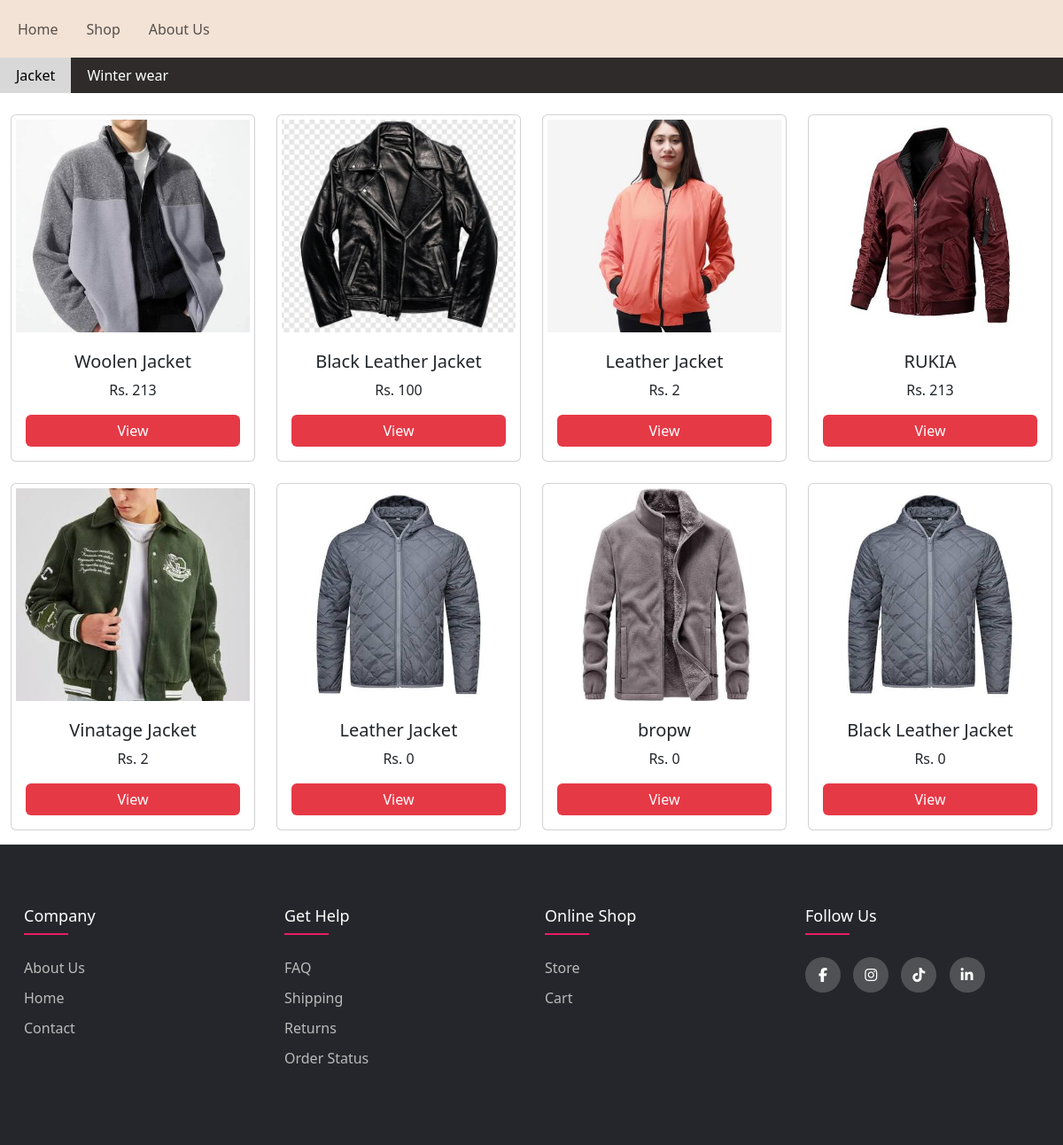
The page /shop/?category=1 on the database its author committed.
### store/models.py (models this page shows, shortened)
class Category(models.Model):
    category_name = models.CharField(max_length=20)
    def __str__(self):
        return self.category_name

class Product(models.Model):
    product_name = models.CharField(max_length=50)
    category = models.ForeignKey(Category, on_delete=models.CASCADE, null = True, blank = True)
    description = models.CharField(max_length=200)
    price = models.IntegerField(default=0)
    image = models.ImageField(upload_to="store/images", default="")

### store/views.py (the view)
# urls.py: path('shop/', views.shop, name='shop'),
def shop(request):
    categories = Category.objects.all()
    categoryID = request.GET.get('category')
    if categoryID:
        products = Product.objects.filter(category=categoryID)
    else:
        products = Product.objects.all()
    params = {
        'products' : products,
        'category' : categories
    }
    return render (request, 'store/shop.html', params)

### store/templates/store/shop.html (shortened to what this page needs)
{%extends 'store/navbar.html'%}
{%load static%}
{%block csslink%}
<link rel="stylesheet" href="{% static 'store/shop.css' %}">
<link rel="stylesheet" href="https://cdn.jsdelivr.net/npm/swiper@11/swiper-bundle.min.css"/>
{%endblock%}
{%block body%}
<div class="category swiper">
    <div class="swiper-wrapper">
        {%for cat in category%}
        <div class="swiper-slide">
            <a href="{% url 'shop' %}?category={{cat.id}}" class="category-link {% if request.GET.category == cat.id|stringformat:'s' %}active{% endif %}">{{cat}}</a>
        </div>
        {%endfor%}
    </div>
</div>
<div class="container-fluid my-3">
    <div class="row">
        <div class="col-lg-12 mt-2">
            <div class="row row-cols-2 row-cols-md-3 row-cols-lg-4 g-4" id="product-container">
                {%for product in products%}
                <div class="col">
                    <div class="card h-100 w-100">
                        <img src="{{product.image.url}}" class="card-img-top" alt="{{product.product_name}}"/>
                        <div class="card-body d-flex flex-column text-center">
                        <h5 class="card-title">{{product.product_name}}</h5>
                        <p class="card-text">Rs. {{product.price}}</p>
                        <a href="{% url 'productDetails' product.product_name|slugify product.id %}" class="btn btn-primary mt-auto">View</a>
                        </div>
                    </div>
                </div>
                {%endfor%}
            </div>
        </div>
    </div>
</div>
{%endblock%}

### store/static/store/shop.css (style rules this page uses)
.category { background:#302b2b; padding:12px; }
.category .swiper-wrapper { display:flex; align-items:center; }
.category .swiper-slide { width:auto; }
.category-link { display:block; padding:8px 18px; color:white; text-decoration:none; white-space:nowrap; font-weight:500; transition:.3s; }
.category-link.active { background:#d8d8d8; color: black; }
.card-img-top { height:250px; object-fit:cover; padding:5px; }
.card-body p { font-weight:500; }
.card-body .btn-primary { background:#e63946; border:none; }

### store/static/store/navbar.css (style rules this page uses)
* { margin: 0; padding: 0; box-sizing: border-box; }

### rows shown on the page
Category: category_name "Jacket"
Category: category_name "Winter wear"
Product: image (picture), product_name "Woolen Jacket", price "213"
Product: image (picture), product_name "Black Leather Jacket", price "100"
Product: image (picture), product_name "Leather Jacket", price "2"
Product: image (picture), product_name "RUKIA", price "213"
Product: image (picture), product_name "Vinatage Jacket", price "2"
Product: image (picture), product_name "Leather Jacket", price "0"
Product: image (picture), product_name "bropw", price "0"
Product: image (picture), product_name "Black Leather Jacket", price "0"
